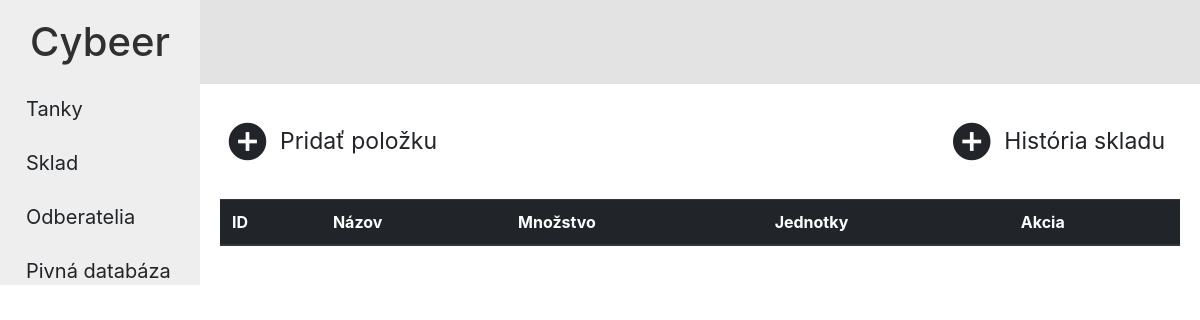
The page /index.php/storage on the database as committed earlier.
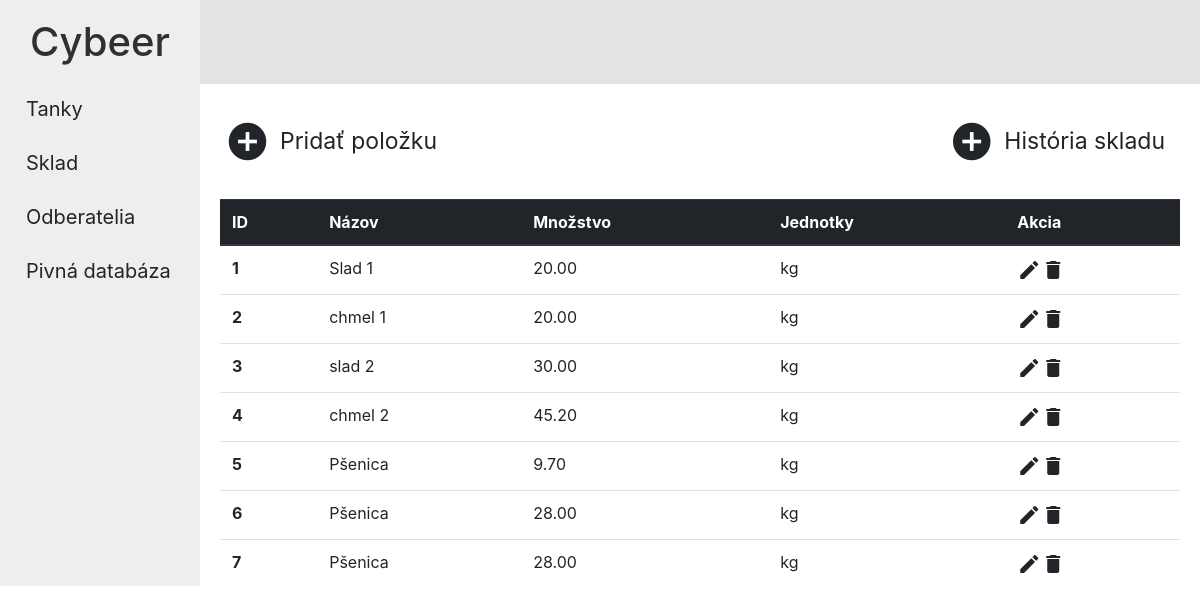
The same page on the database as committed later.
### tables this page shows
CREATE TABLE `storage` (
  `id` int(11) NOT NULL,
  `user_id` int(11) NOT NULL,
  `name` varchar(255) NOT NULL,
  `amount` decimal(10,2) NOT NULL,
  `units` enum('kg','l','ks') NOT NULL
);

### application/controllers/storage.php (called while the page is built, shortened)
<?php
class Storage extends CI_Controller {
    public function __construct()
    {
        $this->load->model('storage_model');
        $this->load->model('storage_log_model');
        $this->load->helper('url_helper');
        $this->load->helper('html');
    }
    public function index()
    {
        $data['user'] = ['id'=>1];
        $data['storage'] = $this->storage_model->get_items($data['user']['id'], null);
        $data['title'] = 'Sklad';
        $this->load->view('templates/header', $data);
        $this->load->view('storage/index', $data);
        $this->load->view('templates/footer', $data);
    }
}

### index.php (called while the page is built, shortened)
<?php
require_once BASEPATH.'core/CodeIgniter.php';

### application/models/Storage_model.php (called while the page is built, shortened)
<?php
class Storage_model extends CI_Model {
    public function get_items($user_id = false, $id = null)
    {
        if ($id !== null && $user_id !== false) {
            $query = $this->db->get_where('storage', array('id' => $id, 'user_id' => $user_id));
            return $query->row_array();
        } else if($user_id !== false) {
            $query = $this->db->get_where('storage', array('user_id' => $user_id));
            $clients = $query->result_array();
            return $clients;
        } else {
            return false;
        }
    }
}

### application/views/storage/index.php (the view, shortened to what this page needs)
<a href="<?php echo site_url('storage/add'); ?>">
    <div class="add-storage-button">
        <i class="material-icons">add_circle</i>
        <div class="text">Pridať položku</div>
    </div>
</a>
<a href="<?php echo site_url('storage/history'); ?>">
    <div class="storage-history-button">
        <i class="material-icons">add_circle</i>
        <div class="text">História skladu</div>
    </div>
</a>
<div class="storage">
    <table class="table">
        <thead class="thead-dark">
            <tr>
              <th scope="col">ID</th>
              <th scope="col">Názov</th>
              <th scope="col">Množstvo</th>
              <th scope="col">Jednotky</th>
              <th scope="col">Akcia</th>
            </tr>
        </thead>
        <tbody>
            <?php if(!empty($storage)) { foreach ($storage as $storage_item): ?>
                <tr>
                    <th scope="col"><?php echo $storage_item['id']; ?></th>
                    <td scope="col"><?php echo $storage_item['name']; ?></td>
                    <td scope="col"><?php echo $storage_item['amount']; ?></td>
                    <td scope="col"><?php echo $storage_item['units']; ?></td>
                    <td scope="col">
                        <div class="action-icon update-icon icon">
                            <a href="<?php echo site_url('storage/update/'.$storage_item['id']); ?>"><i class="material-icons">edit</i></a>
                        </div>
                        <div class="action-icon delete-icon icon">
                            <a href="<?php echo site_url('storage/delete/'.$storage_item['id']); ?>"><i class="material-icons">delete</i></a>
                        </div>
                    </td>
                </tr>
            <?php endforeach; } ?>
        </tbody>
    </table>
</div>

Rows that differ between the two databases and show on the page:
added storage: id "1", name "Slad 1", amount "20.00", units "kg"
added storage: id "2", name "chmel 1", amount "20.00", units "kg"
added storage: id "3", name "slad 2", amount "30.00", units "kg"
added storage: id "4", name "chmel 2", amount "45.20", units "kg"
added storage: id "5", name "Pšenica", amount "9.70", units "kg"
added storage: id "6", name "Pšenica", amount "28.00", units "kg"
added storage: id "7", name "Pšenica", amount "28.00", units "kg"
